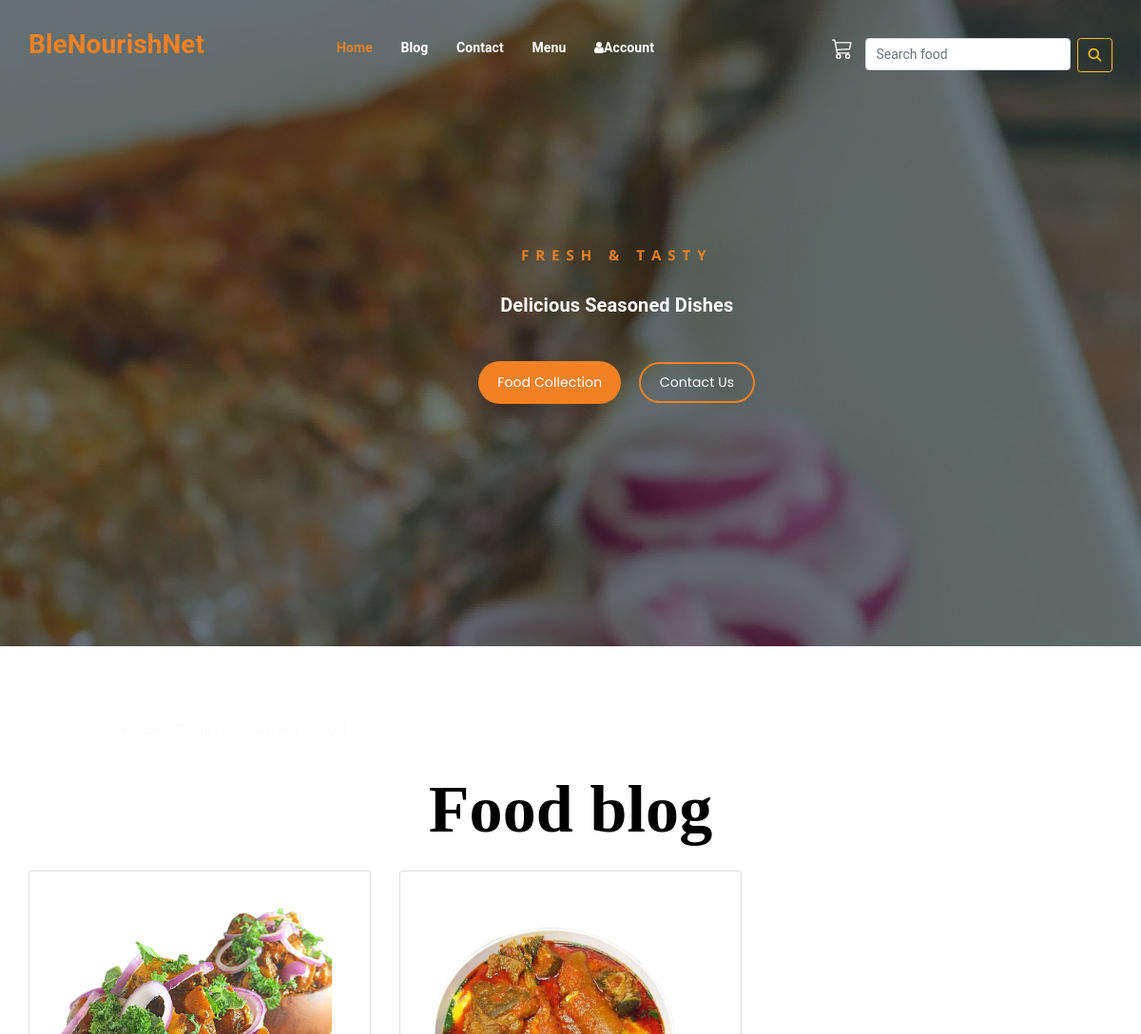
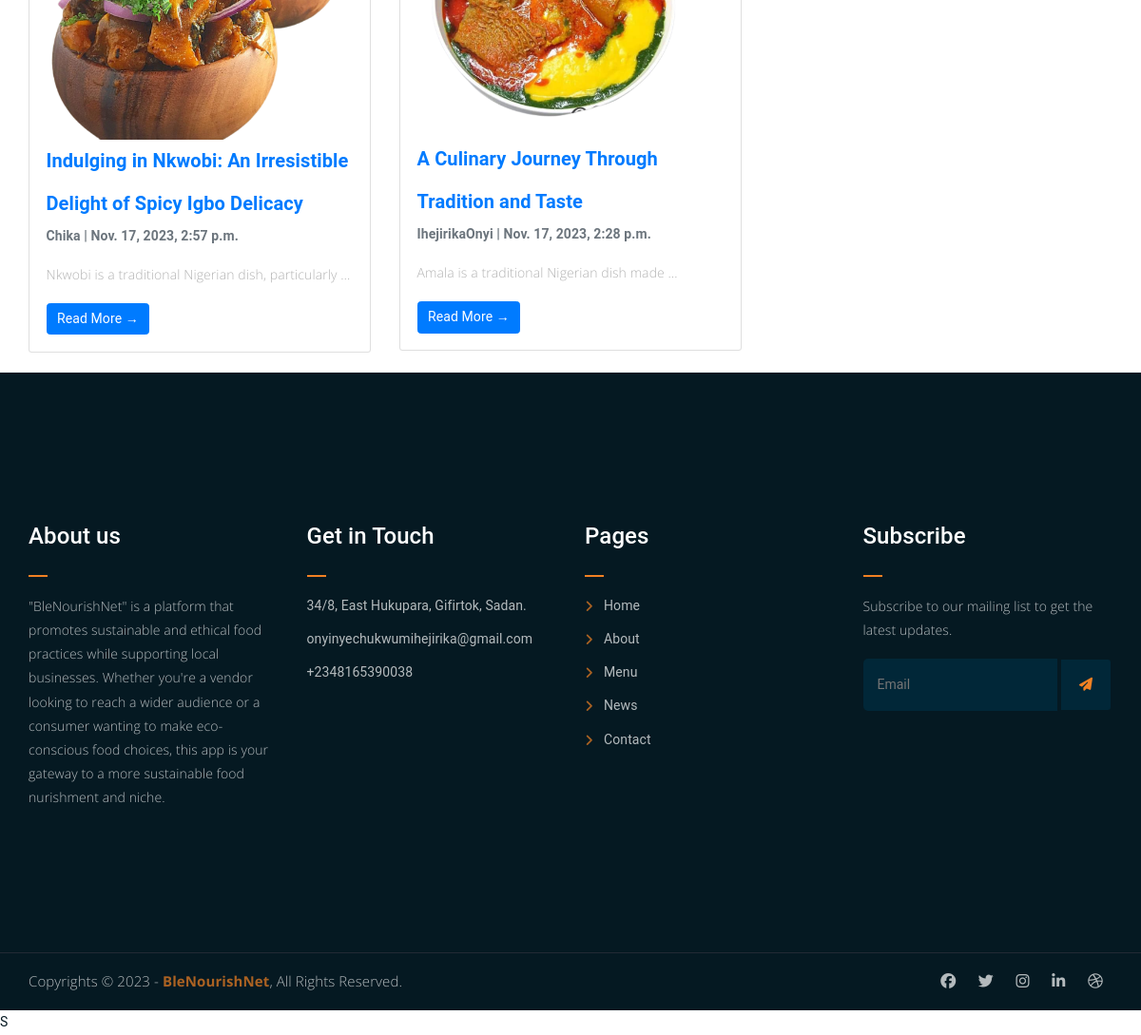
The app's page /blogApp/ with its own data (2 pictures, top to bottom).
### blogApp/models.py (models this page shows, shortened)
class Post(models.Model):
     title = models.CharField(max_length=300, verbose_name=None, unique=True)
     image = models.ImageField(upload_to='media/')
     slug = models.SlugField(max_length=300, unique=True)
     author = models.ForeignKey(User, on_delete=models.CASCADE)
     updated_on = models.DateTimeField(auto_now = True)
     content = models.TextField()
     created_on = models.DateTimeField(auto_now_add=True)
     status = models.IntegerField(choices=STATUS, default=0)
     class Meta:
          ordering = ['-created_on']

### blogApp/views.py (the view)
# urls.py: path('', views.PostList.as_view(), name = 'blogApp'),
class PostList(generic.ListView):
    queryset = Post.objects.filter(status=1).order_by('-created_on')
    template_name = 'blog/blog_app.html'

### ProjectApp/context_processors.py (called while the page is built)
def categories(request):
    return {
        'categories':Category.objects.all()
    }

### basket/basket.py (called while the page is built)
    def __len__(self):
        return sum(item['qty'] for item in self.basket.values())

### basket/context_processors.py (called while the page is built)
def basket(request):
    return {'basket': Basket(request)}

### templates/blog/blog_app.html (shortened to what this page needs)
{% extends 'base.html' %}
{% load static %}
{% block content %}
<div class="hero-area hero">
	<div class="container">
		<div class="row">
			<div class="col-lg-9 offset-lg-2 text-center">
				<div class="hero-text">
					<div class="hero-text-tablecell">
						<p class="subtitle">Fresh & Tasty</p>
						<h2 class="text-light">Delicious Seasoned Dishes</h2>
						<div class="hero-btns">
							<a href="menu.html" class="boxed-btn">Food Collection</a>
							<a href="contact.html" class="bordered-btn">Contact Us</a>
						</div>
					</div>
				</div>
			</div>
		</div>
	</div>
</div>
<header class="masthead">
    <div class="container">
        <div class="row">
            <div class=" col-md-8 col-md-10 mx-auto">
                <div class="site-heading">
                    <h3 class=" site-heading my-4 mt-3 text-white"> Welcome to my awesome food Mode Chronicles </h3>
                    <p class="text-light">We Love Django As much as you do..! &nbsp
                    </p>
                </div>
            </div>
        </div>
    </div>
</header>
<div class="mb-5"> <h2 class="text-center" style="font-size: 70px; color: rgb(0, 0, 0); font-weight: 900; font-family: 'Playfair Display', serif; margin-top: 50px;">Food blog</h2></div>
<div class="container">
    <div class="row">
        {% if post_list %}
        {% for post in post_list %}
        <div class="col-md-4 col-sm-12">
            <div class="card mb-4">
                <div class="card-body">
                    <img src="{{post.image.url}}" width="300" alt="">
                    <a href="{% url 'blogApp:blogApp'  %}"><h2 class="card-title">{{ post.title }}</h2></a>
                    <p class="card-text text-muted h6">{{ post.author }} | {{ post.created_on}} </p>
                    <p class="card-text">{{post.content|truncatewords:7}}</p>
                    <a href="{% url 'blogApp:blog_detail' post.slug  %}" class="btn btn-primary">Read More &rarr;</a>
                </div>
            </div>
        </div>
        {% endfor %}
        {% endif %}
    </div>
</div>
{% endblock  %}

### templates/base.html (shortened to what this page needs)
{% load static %}
<!DOCTYPE html>
<html lang="en">
<head>
	<link href="https://cdn.jsdelivr.net/npm/bootstrap@5.3.2/dist/css/bootstrap.min.css" rel="stylesheet"
>
	<link rel="stylesheet" href="{% static 'assets/css/all.min.css'%}">
	<link rel="stylesheet" href="{% static 'assets/bootstrap/css/bootstrap.min.css'%}">
	<link rel="stylesheet" href="{% static 'assets/css/owl.carousel.css'%}">
	<link rel="stylesheet" href="{% static 'assets/css/magnific-popup.css'%}">
	<link rel="stylesheet" href="{% static 'assets/css/animate.css'%}">
	<link rel="stylesheet" href="{% static 'assets/css/meanmenu.min.css'%}">
	<link rel="stylesheet" type="text/css" href="{% static 'css/bootstrap.css'%}" />
	<link rel="stylesheet" href="https://cdnjs.cloudflare.com/ajax/libs/font-awesome/6.4.2/css/all.min.css">
	<link rel="stylesheet" type="text/css"
		href="https://cdnjs.cloudflare.com/ajax/libs/OwlCarousel2/2.3.4/assets/owl.carousel.min.css" />
	<link rel="stylesheet"
		href="https://cdnjs.cloudflare.com/ajax/libs/jquery-nice-select/1.1.0/css/nice-select.min.css"
 />
	<link href="{% static 'css/font-awesome.min.css'%}" rel="stylesheet" />
	<link href="{% static 'css/style.css'%}" rel="stylesheet" />
	<link href="{% static 'css/style.css'%}" rel="stylesheet" />
	<link href="{% static 'css/responsive.css'%}" rel="stylesheet" />
	<link rel="stylesheet" href="{% static 'assets/css/main.css'%}">
	<link rel="stylesheet" href="{% static 'assets/css/responsive.css'%}">
	<link href="{% static 'css/responsive.css'%}" rel="stylesheet" />
	<link rel="stylesheet" href="../static/form/css/style.css">
</head>
<body>
	<div id="sticker-sticky-wrapper" class="sticky-wrapper" style="height: 105px;"><div class="top-header-area" id="sticker" style="width: 1349px;">
		<div class="container">
			<div class="row">
				<div class="col-lg-12 col-sm-12 text-center">
					<div class="main-menu-wrap">
						<div class="site-logo">
							<a href="{% url 'ProjectApp:myHome' %}">
								<h3 style="color: #F28123;">BleNourishNet</h3>
							</a>
						</div>
						<nav class="main-menu" style="display: block;">
							<ul>
								<li class="current-list-item"><a href="{% url 'ProjectApp:myHome' %}">Home</a></li>
								<li><a href="{% url 'blogApp:blogApp' %}">Blog</a></li>
								<li><a href="contact.html">Contact</a></li>
								<li><a href="#">Menu</a>
								</li>
								<li><a href=""><i class="fa fa-user"></i>Account</a>
								</li>
								<li>
									<div class="header-icons d-flex " style="margin-top: -25px;">
										<a class="shopping-cart" type="button" role="button" href="{% url 'basket:basket_summary' %} "
										class="btn btn-outline-secondary border-0 basket-btn">
										<div>
										</div>
									</a>
										<form class="d-flex form-search desk-show" role="search">
											<input class="form-control  me-2" type="search" placeholder="Search food"
												aria-label="Search" name="searched">
											<button class="btn btn-outline-warning my-2 my-sm-0" type="submit">
												<i class="fas fa-search"></i>
											</button>
										</form>
									</div>
								</li>
							</ul>
						</nav>
					</div>
				</div>
			</div>
		</div>
	</div></div>
	{% block content %}
	{% endblock %}
	<div class="footer-area">
		<div class="container">
			<div class="row">
				<div class="col-lg-3 col-md-6">
					<div class="footer-box about-widget">
						<h2 class="widget-title">About us</h2>
						<p>"BleNourishNet" is a platform that promotes
							sustainable and ethical food practices while supporting local businesses. Whether you're a vendor
							looking to reach a wider audience or a consumer wanting to make eco-conscious food choices, this
							app
							is your gateway to a more sustainable food nurishment and niche.</p>
					</div>
				</div>
				<div class="col-lg-3 col-md-6">
					<div class="footer-box get-in-touch">
						<h2 class="widget-title">Get in Touch</h2>
						<ul>
							<li>34/8, East Hukupara, Gifirtok, Sadan.</li>
							<li>onyinyechukwumihejirika@gmail.com</li>
							<li>+2348165390038</li>
						</ul>
					</div>
				</div>
				<div class="col-lg-3 col-md-6">
					<div class="footer-box pages">
						<h2 class="widget-title">Pages</h2>
						<ul>
							<li><a href="{% url 'ProjectApp:myHome' %}">Home</a></li>
							<li><a href="about.html">About</a></li>
							<li><a href="services.html">Menu</a></li>
							<li><a href="{% url 'blogApp:blogApp' %}">News</a></li>
							<li><a href="contact.html">Contact</a></li>
						</ul>
					</div>
				</div>
				<div class="col-lg-3 col-md-6">
					<div class="footer-box subscribe">
						<h2 class="widget-title">Subscribe</h2>
						<p>Subscribe to our mailing list to get the latest updates.</p>
						<form action="index.html">
							<input type="email" placeholder="Email">
							<button type="submit"><i class="fas fa-paper-plane"></i></button>
						</form>
					</div>
				</div>
			</div>
		</div>
	</div>
	<div class="copyright">
		<div class="container">
			<div class="row">
				<div class="col-lg-6 col-md-12">
					<p>Copyrights &copy; 2023 - <a href="https://imransdesign.com/">BleNourishNet</a>, All Rights
						Reserved.</p>
				</div>
				<div class="col-lg-6 text-right col-md-12">
					<div class="social-icons">
						<ul>
							<li><a href="#" target="_blank"><i class="fab fa-facebook-f"></i></a></li>
							<li><a href="#" target="_blank"><i class="fab fa-twitter"></i></a></li>
							<li><a href="#" target="_blank"><i class="fab fa-instagram"></i></a></li>
							<li><a href="#" target="_blank"><i class="fab fa-linkedin"></i></a></li>
							<li><a href="#" target="_blank"><i class="fab fa-dribbble"></i></a></li>
						</ul>
					</div>
				</div>
			</div>
		</div>
	</div>S
</body>
</html>

### static/css/style.css (style rules this page uses)
body { font-family: "Open Sans", sans-serif; color: #0c0c0c; background-color: #ffffff; overflow-x: hidden; }
h1, h2 { font-family: 'Dancing Script', cursive; }
a, a:hover, a:focus { text-decoration: none; }
.btn, .btn:focus { outline: none !important; -webkit-box-shadow: none; box-shadow: none; }

### static/css/responsive.css (style rules this page uses)
@media (min-width: 1200px) { .container { max-width: 1170px; } }

### static/form/css/style.css (style rules this page uses)
body { font-family: "Roboto", sans-serif; background-color: #fff; }
p { color: #b3b3b3; font-weight: 300; }
h1, h2, h3, h4, h5, h6, .h1, .h2, .h3, .h4, .h5, .h6 { font-family: "Roboto", sans-serif; }
a { -webkit-transition: .3s all ease; -o-transition: .3s all ease; transition: .3s all ease; }
h2 { font-size: 20px; }

### records on screen
Post: image (picture), title "Indulging in Nkwobi: An Irresistible Delight of Spicy Igbo Delicacy", author "Chika", created_on "Nov. 17, 2023, 2:57 p.m.", content "Nkwobi is a traditional Nigerian dish, particularly …"
Post: image (picture), title "A Culinary Journey Through Tradition and Taste", author "IhejirikaOnyi", created_on "Nov. 17, 2023, 2:28 p.m.", content "Amala is a traditional Nigerian dish made …"
